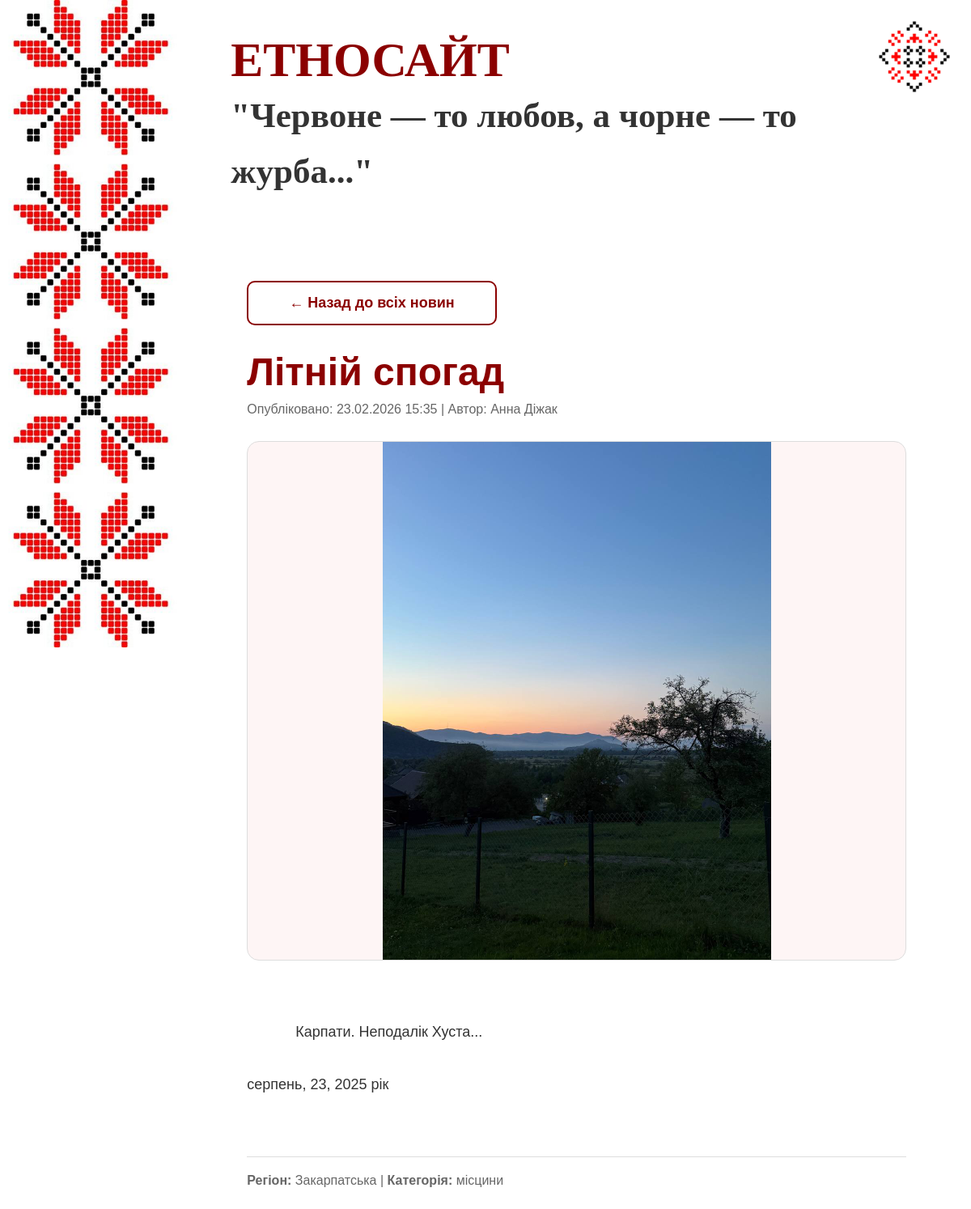
The page /news/2 on the database its author committed.
### database.py (models this page shows)
class News(Base):
    __tablename__ = "news"
    id = Column(Integer, primary_key=True, index=True)
    title = Column(String(255))
    name = Column(String(100))
    category = Column(String(100))
    region = Column(String(100))
    text = Column(Text)
    photo = Column(String(255))
    date = Column(String(50))
    timestamp = Column(Integer)
    hug_count = Column(Integer, default=0)
    fire_count = Column(Integer, default=0)
    up_count = Column(Integer, default=0)
    like_count = Column(Integer, default=0)
    love_count = Column(Integer, default=0)

### app.py (the view)
@app.route('/news/<int:news_id>')
def news_detail(news_id):
    from database import SessionLocal, News
    db = SessionLocal()
    news_item = db.query(News).filter(News.id == news_id).first()
    db.close()
    if news_item:
        return render_template('news_detail.html', n=news_item)
    else:
        return "Новину не знайдено", 404@app.route('/news/<int:news_id>')

### templates/news_detail.html
{% extends "base.html" %}
{% block content %}
<div class="container page-container" style="display: block; padding: 40px 20px;">
    <a href="{{ url_for('news') }}" class="btn-cancel" style="text-decoration: none; margin-bottom: 30px; display: inline-block; font-family: 'KyivType', sans-serif;">
        ← Назад до всіх новин
    </a>
    <article class="news-detail" style="max-width: 1000px; margin: 0 auto;">
        <h1 class="page-title" style="font-family: 'KyivType', sans-serif; font-size: 48px; color: #8b0000; margin-bottom: 10px; text-align: left;">
            {{ n.title }}
        </h1>
        <p class="news-meta" style="font-family: 'KyivType', sans-serif; font-size: 16px; color: #666; margin-bottom: 30px; text-align: left;">
            Опубліковано: {{ n.date }} | Автор: {{ n.name }}
        </p>
        {% if n.photo %}
            <div class="news-photo-container" style="width: 100%; background-color: #fef5f5; border-radius: 15px; overflow: hidden; margin-bottom: 40px; display: flex; justify-content: center; align-items: center; border: 1px solid #ddd;">
                <img src="{{ url_for('static', filename='uploads/' ~ n.photo) }}"
                     class="news-photo-large"
                     alt="{{ n.title }}"
                     style="max-width: 100%; max-height: 80vh; object-fit: contain; display: block;">
            </div>
        {% endif %}
        <div class="news-full-text" style="font-family: 'KyivType', sans-serif; font-size: 18px; line-height: 1.8; color: #333; white-space: pre-wrap; text-align: left; margin-bottom: 40px; padding: 0;">
            {{ n.text }}
        </div>
        <hr style="border: 0; border-top: 1px solid #ddd; margin-bottom: 20px;">
        <p style="font-family: 'KyivType', sans-serif; font-size: 16px; color: #666; text-align: left;">
            <strong>Регіон:</strong>
            <span style="text-transform: capitalize;">{{ n.region }}</span>
            | <strong>Категорія:</strong> {{ n.category }}
        </p>
    </article>
</div>
{% endblock %}

### static/css/style.css (style rules this page uses)
* { margin: 0; padding: 0; box-sizing: border-box; }
body { font-family: 'Georgia', 'Times New Roman', serif; background-color: #fff; }
.page-container { display: flex; min-height: 100vh; align-items: flex-start; }
h1 { font-family: 'KyivType'; font-size: 60px; font-weight: 700; color: #8b0000; }
.page-title { font-size: 48px; font-weight: 700; color: #8b0000; margin-bottom: 10px; font-family: 'KyivType'; }
.btn-cancel { background-color: transparent; color: #8b0000; border: 2px solid #8b0000; padding: 15px 50px; border-radius: 10px; font-size: 18px; font-weight: 600; text-decoration: none; display: inline-block; transition: all 0.3s ease; }
.news-meta { font-size: 14px; font-family: 'KyivType'; color: #666; margin-bottom: 5px; text-transform: capitalize; }
.btn-cancel { background-color: transparent; color: #8b0000; border: 2px solid #8b0000; padding: 15px 50px; border-radius: 10px; font-size: 18px; font-weight: 600; text-decoration: none; display: inline-block; transition: all 0.3s ease; cursor: pointer; font-family: 'KyivType'; }

### rows shown on the page
News: title "Літній спогад", date "23.02.2026 15:35", name "Анна Діжак", photo (picture), text "Карпати. Неподалік Хуста... серпень, 23, 2025 рік", region "Закарпатська", category "місцини"
